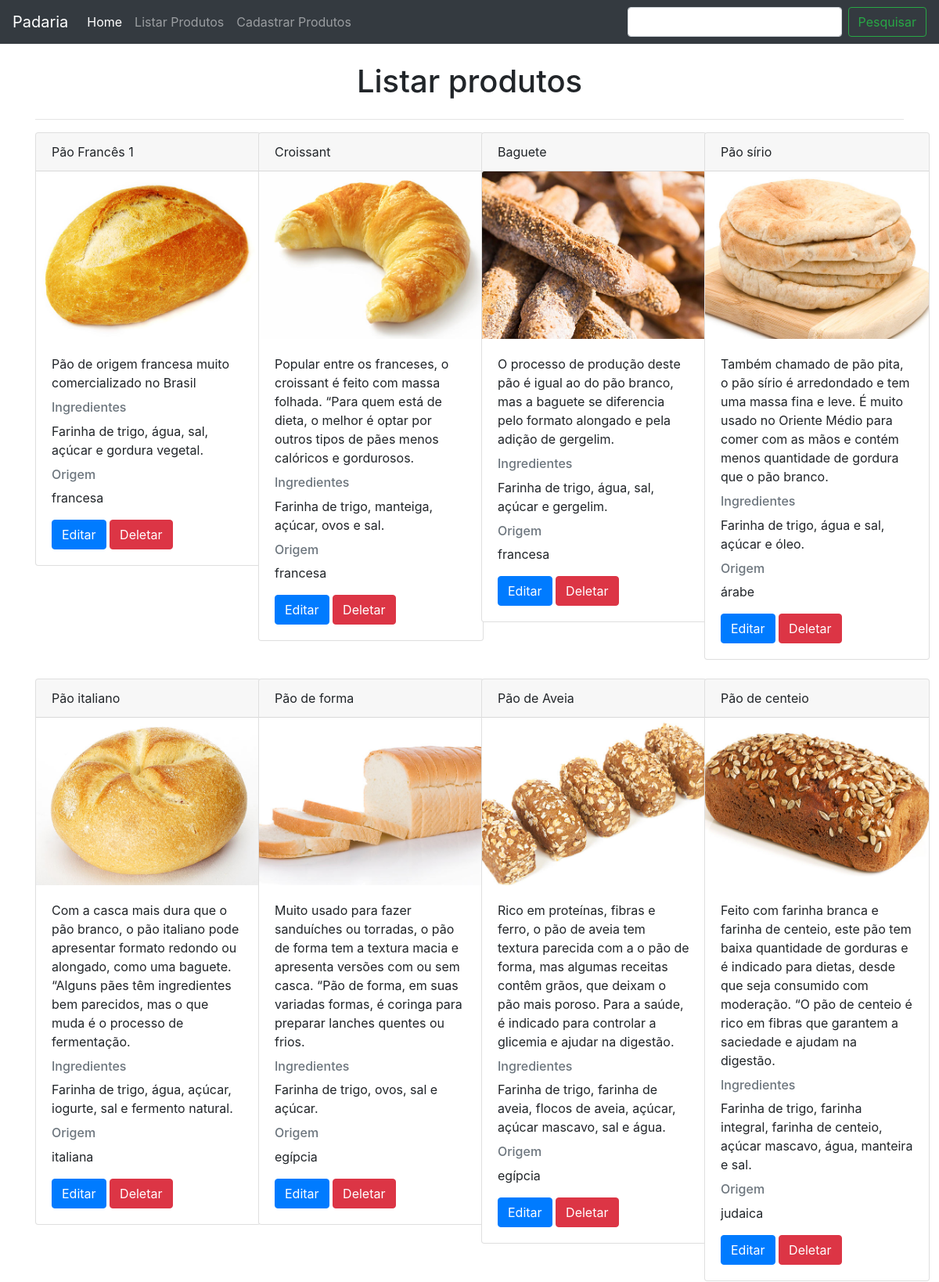
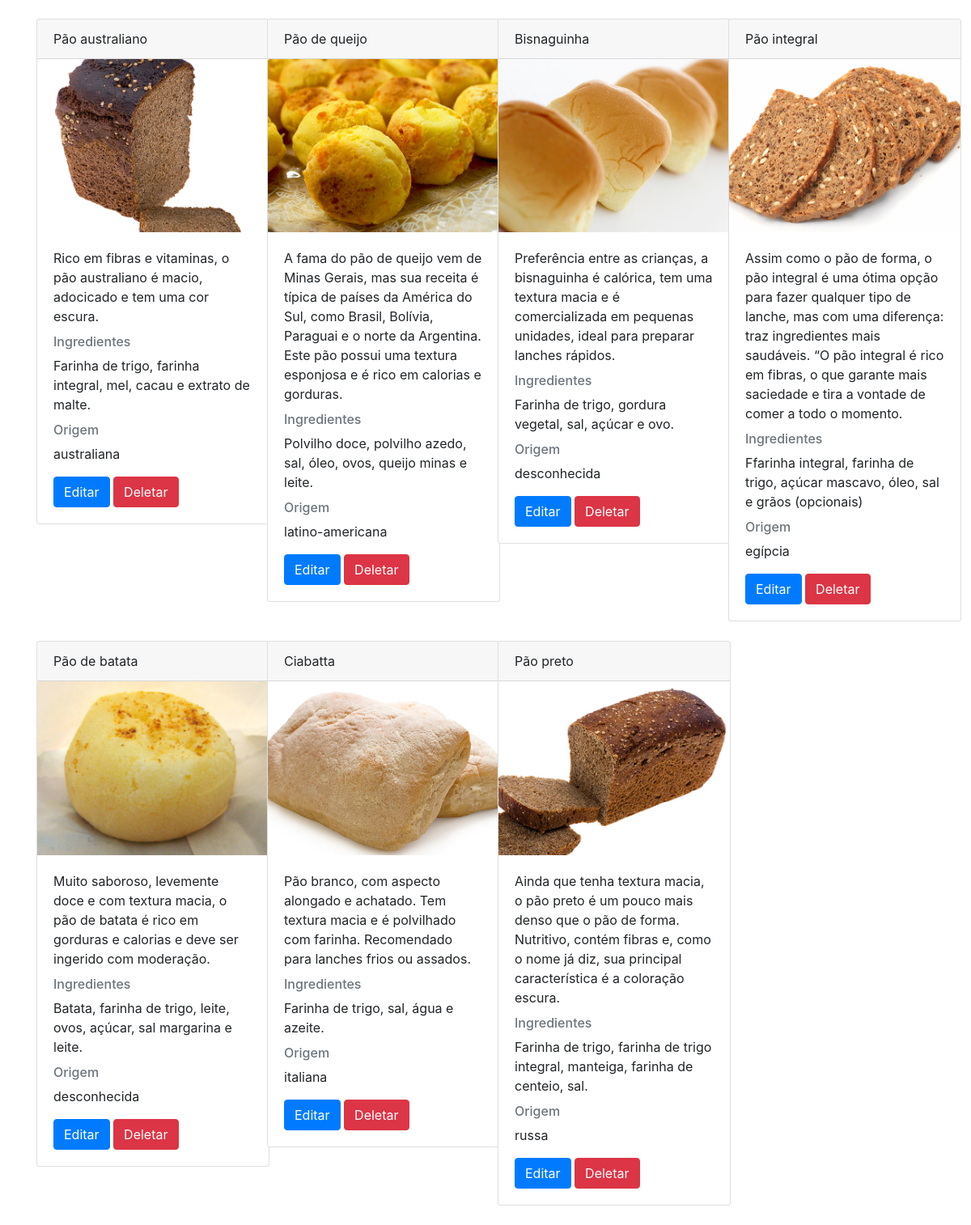
Page /listar_produtos on the committed database (2 pictures, top to bottom).
### app.py (models this page shows, shortened)
class Product(db.Model):
    __tablename__ = 'produto'
    id = db.Column(db.Integer, primary_key=True)
    nome = db.Column(db.String(100), nullable=False)
    descricao = db.Column(db.String(500))
    ingredientes = db.Column(db.String(500))
    origem = db.Column(db.String(100))
    imagem = db.Column(db.String(100))

### app.py (the view)
@app.route("/listar_produtos", methods=["POST", "GET"])
def listar_produtos():
    if request.method == 'POST':
        termo = request.form['pesquisa']
        resultado = db.session.execute(db.select(Product).filter(Product.nome.like(f"%{termo}%"))).scalars()
        return render_template("listar_produtos.html", produtos=resultado)
    else:
        produtos = db.session.execute(db.select(Product)).scalars()
        return render_template("listar_produtos.html", produtos=produtos)

### templates/listar_produtos.html
{% extends "base.html" %}
{% block pesquisar %}
    <form class="form-inline my-2 my-lg-0"
     action="{{url_for('listar_produtos')}}" method="post">
        <input class="form-control mr-sm-2" type="search" aria-label="Pesquisar", name="pesquisa">
        <button class="btn btn-outline-success my-2 my-sm-0" type="submit">Pesquisar</button>
    </form>
{% endblock pesquisar %}
{% block main %}
<div class="container">
    <br>
    <div class="d-flex justify-content-center">
        <h1>Listar produtos</h1>
    </div>
    <hr>
    <div class="row">
        {% for produto in produtos %}
        <div class="col-md-3">
            <div class="card" style="width: 18rem;">
                <div class="card-header">
                    {{produto.nome}}
                </div>
                <img class="card-img-top" src="{{url_for('static', filename='imagens/' + produto.imagem)}}"
                    alt="{{produto.nome}}">
                <div class="card-body">
                    <p class="card-text">{{produto.descricao}}</p>
                    <h6 class="card-subtitle mb-2 text-muted">Ingredientes</h6>
                    <p>{{produto.ingredientes}}</p>
                    <h6 class="card-subtitle mb-2 text-muted">Origem</h6>
                    <p>{{produto.origem}}</p>
                    <a href="{{url_for('editar_produtos', id=produto.id)}}" class="btn btn-primary">Editar</a>
                    <a href="{{url_for('deletar_produto', id=produto.id)}}" onclick="return confirm('Deseja realmente deletar este produto?')" class="btn btn-danger">Deletar</a>
                </div>
            </div>
            <br>
        </div>
        {% endfor %}
    </div>
</div>
{% endblock %}

### templates/base.html (shortened to what this page needs)
<!DOCTYPE html>
<html lang="pt-BR">
<head>
    <link rel="stylesheet" href="https://stackpath.bootstrapcdn.com/bootstrap/4.1.3/css/bootstrap.min.css">
</head>
<body>
    <nav class="navbar navbar-expand-lg navbar-dark bg-dark">
        <a class="navbar-brand" href="#">Padaria</a>
        <div class="collapse navbar-collapse" id="conteudoNavbarSuportado">
        <ul class="navbar-nav mr-auto">
            <li class="nav-item active">
            <a class="nav-link" href="{{url_for('home')}}">Home <span class="sr-only">(página atual)</span></a>
            </li>
            <li class="nav-item">
                <a class="nav-link" href="{{url_for('listar_produtos')}}">Listar Produtos</a>
            </li>
            <li class="nav-item">
            <a class="nav-link" href="{{url_for('cadastrar_produtos')}}">Cadastrar Produtos</a>
            </li>
        </ul>
        {% block pesquisar %}
        {% endblock pesquisar %}
        </div>
    </nav>
    {% block main %}
    {% endblock %}
</body>
</html>

### rows in the picture
Product: nome "Pão Francês 1", imagem (picture), descricao "Pão de origem francesa muito comercializado no Brasil", ingredientes "Farinha de trigo, água, sal, açúcar e gordura vegetal.", origem "francesa"
Product: nome "Croissant", imagem (picture), descricao "Popular entre os franceses, o croissant é feito com massa folhada. “Para quem está de dieta, o melhor é optar por outros tipos de pães menos calóricos e gordurosos.", ingredientes "Farinha de trigo, manteiga, açúcar, ovos e sal.", origem "francesa"
Product: nome "Baguete", imagem (picture), descricao "O processo de produção deste pão é igual ao do pão branco, mas a baguete se diferencia pelo formato alongado e pela adição de gergelim.", ingredientes "Farinha de trigo, água, sal, açúcar e gergelim.", origem "francesa"
Product: nome "Pão sírio", imagem (picture), descricao "Também chamado de pão pita, o pão sírio é arredondado e tem uma massa fina e leve. É muito usado no Oriente Médio para comer com as mãos e contém menos quantidade de gordura que o pão branco.", ingredientes "Farinha de trigo, água e sal, açúcar e óleo.", origem "árabe"
Product: nome "Pão italiano", imagem (picture), descricao "Com a casca mais dura que o pão branco, o pão italiano pode apresentar formato redondo ou alongado, como uma baguete. “Alguns pães têm ingredientes bem parecidos, mas o que muda é o processo de fermentação.", ingredientes "Farinha de trigo, água, açúcar, iogurte, sal e fermento natural.", origem "italiana"
Product: nome "Pão de forma", imagem (picture), descricao "Muito usado para fazer sanduíches ou torradas, o pão de forma tem a textura macia e apresenta versões com ou sem casca. “Pão de forma, em suas variadas formas, é coringa para preparar lanches quentes ou frios.", ingredientes "Farinha de trigo, ovos, sal e açúcar.", origem "egípcia"
Product: nome "Pão de Aveia", imagem (picture), descricao "Rico em proteínas, fibras e ferro, o pão de aveia tem textura parecida com a o pão de forma, mas algumas receitas contêm grãos, que deixam o pão mais poroso. Para a saúde, é indicado para controlar a glicemia e ajudar na digestão.", ingredientes "Farinha de trigo, farinha de aveia, flocos de aveia, açúcar, açúcar mascavo, sal e água.", origem "egípcia"
Product: nome "Pão de centeio", imagem (picture), descricao "Feito com farinha branca e farinha de centeio, este pão tem baixa quantidade de gorduras e é indicado para dietas, desde que seja consumido com moderação. “O pão de centeio é rico em fibras que garantem a saciedade e ajudam na digestão.", ingredientes "Farinha de trigo, farinha integral, farinha de centeio, açúcar mascavo, água, manteira e sal.", origem "judaica"
Product: nome "Pão australiano", imagem (picture), descricao "Rico em fibras e vitaminas, o pão australiano é macio, adocicado e tem uma cor escura.", ingredientes "Farinha de trigo, farinha integral, mel, cacau e extrato de malte.", origem "australiana"
Product: nome "Pão de queijo", imagem (picture), descricao "A fama do pão de queijo vem de Minas Gerais, mas sua receita é típica de países da América do Sul, como Brasil, Bolívia, Paraguai e o norte da Argentina. Este pão possui uma textura esponjosa e é rico em calorias e gorduras.", ingredientes "Polvilho doce, polvilho azedo, sal, óleo, ovos, queijo minas e leite.", origem "latino-americana"
Product: nome "Bisnaguinha", imagem (picture), descricao "Preferência entre as crianças, a bisnaguinha é calórica, tem uma textura macia e é comercializada em pequenas unidades, ideal para preparar lanches rápidos.", ingredientes "Farinha de trigo, gordura vegetal, sal, açúcar e ovo.", origem "desconhecida"
Product: nome "Pão integral", imagem (picture), descricao "Assim como o pão de forma, o pão integral é uma ótima opção para fazer qualquer tipo de lanche, mas com uma diferença: traz ingredientes mais saudáveis. “O pão integral é rico em fibras, o que garante mais saciedade e tira a vontade de comer a todo o momento.", ingredientes "Ffarinha integral, farinha de trigo, açúcar mascavo, óleo, sal e grãos (opcionais)", origem "egípcia"
Product: nome "Pão de batata", imagem (picture), descricao "Muito saboroso, levemente doce e com textura macia, o pão de batata é rico em gorduras e calorias e deve ser ingerido com moderação.", ingredientes "Batata, farinha de trigo, leite, ovos, açúcar, sal margarina e leite.", origem "desconhecida"
Product: nome "Ciabatta", imagem (picture), descricao "Pão branco, com aspecto alongado e achatado. Tem textura macia e é polvilhado com farinha. Recomendado para lanches frios ou assados.", ingredientes "Farinha de trigo, sal, água e azeite.", origem "italiana"
Product: nome "Pão preto", imagem (picture), descricao "Ainda que tenha textura macia, o pão preto é um pouco mais denso que o pão de forma. Nutritivo, contém fibras e, como o nome já diz, sua principal característica é a coloração escura.", ingredientes "Farinha de trigo, farinha de trigo integral, manteiga, farinha de centeio, sal.", origem "russa"
